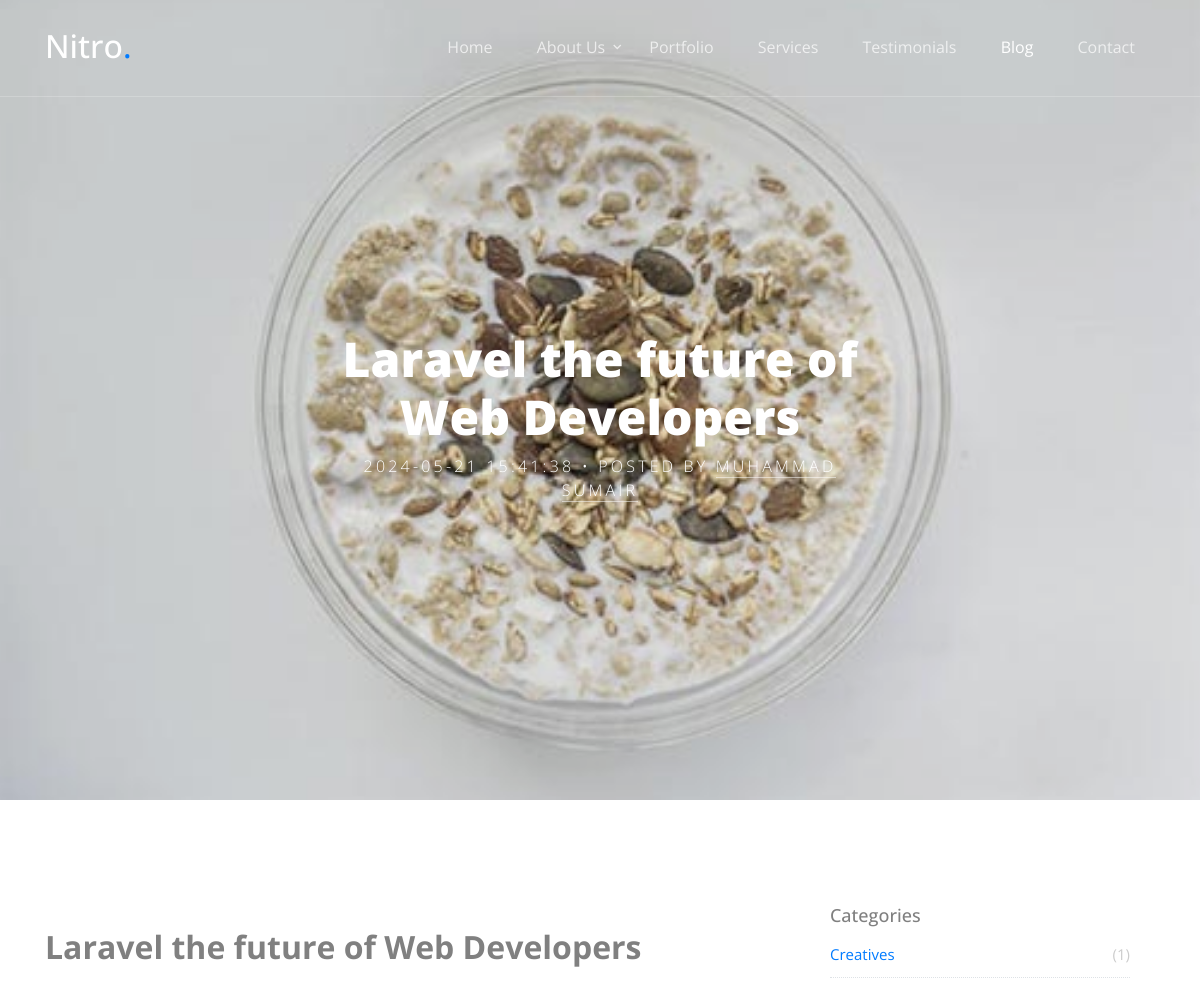
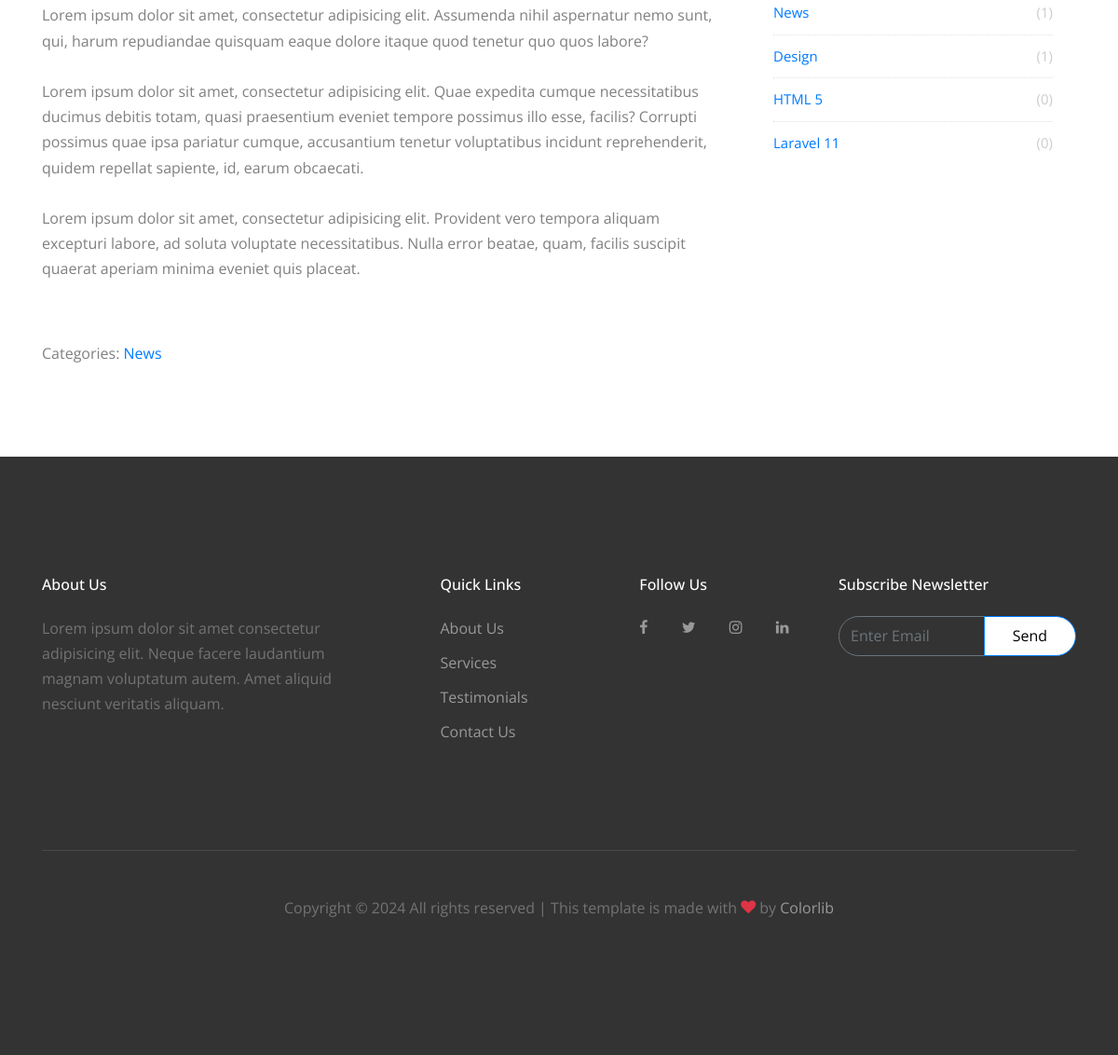
The app's page /blog-post.php?id=3 with its own data (2 pictures, top to bottom).
### tables this page shows
CREATE TABLE `blog_section` (
  `blog_id` int(11) NOT NULL AUTO_INCREMENT,
  `title` varchar(70) DEFAULT NULL,
  `blog_para` text DEFAULT NULL,
  `upload_by` varchar(20) DEFAULT NULL,
  `blog_img` varchar(255) DEFAULT NULL,
  `blogcat_id` int(11) NOT NULL,
  `publish_date` timestamp NOT NULL DEFAULT current_timestamp() ON UPDATE current_timestamp(),
  `status` int(1) NOT NULL DEFAULT 1,
  PRIMARY KEY (`blog_id`)
);

CREATE TABLE `blog_categories` (
  `blogImg_id` int(11) NOT NULL AUTO_INCREMENT,
  `blog_cat` varchar(20) DEFAULT NULL,
  `status` int(1) NOT NULL DEFAULT 1,
  PRIMARY KEY (`blogImg_id`)
);

### blog-post.php (the view, shortened to what this page needs)
<?php require 'include/db_conn.php';
  $id = $_GET['id'];
?>
<!DOCTYPE html>
<html lang="en">
  <head>
    <link rel="stylesheet" href="assets-nitro/fonts/icomoon/style.css" />
    <link rel="stylesheet" href="assets-nitro/css/bootstrap.min.css" />
    <link rel="stylesheet" href="assets-nitro/css/jquery-ui.css" />
    <link rel="stylesheet" href="assets-nitro/css/owl.carousel.min.css" />
    <link rel="stylesheet" href="assets-nitro/css/owl.theme.default.min.css" />
    <link rel="stylesheet" href="assets-nitro/css/owl.theme.default.min.css" />
    <link rel="stylesheet" href="assets-nitro/css/jquery.fancybox.min.css" />
    <link rel="stylesheet" href="assets-nitro/css/bootstrap-datepicker.css" />
    <link
      rel="stylesheet"
      href="assets-nitro/fonts/flaticon/font/flaticon.css"
    />
    <link rel="stylesheet" href="assets-nitro/css/aos.css" />
    <link rel="stylesheet" href="assets-nitro/css/style.css" />
  </head>
  <body data-spy="scroll" data-target=".site-navbar-target" data-offset="300">
    <div class="site-wrap">
      <header
        class="site-navbar py-4 js-sticky-header site-navbar-target"
        role="banner"
      >
        <div class="container">
          <div class="row align-items-center">
            <div class="col-6 col-xl-2">
              <h1 class="mb-0 site-logo">
                <a href="index.php" class="h2 mb-0"
                  >Nitro<span class="text-primary">.</span>
                </a>
              </h1>
            </div>
            <div class="col-12 col-md-10 d-none d-xl-block">
              <nav
                class="site-navigation position-relative text-right"
                role="navigation"
              >
                <ul
                  class="site-menu main-menu js-clone-nav mr-auto d-none d-lg-block"
                >
                  <li>
                    <a href="index.php#home-section" class="nav-link">Home</a>
                  </li>
                  <li class="has-children">
                    <a href="index.php#about-section" class="nav-link"
                      >About Us</a
                    >
                  </li>
                  <li>
                    <a href="index.php#portfolio-section" class="nav-link"
                      >Portfolio</a
                    >
                  </li>
                  <li>
                    <a href="index.php#services-section" class="nav-link"
                      >Services</a
                    >
                  </li>
                  <li>
                    <a href="index.php#testimonials-section" class="nav-link"
                      >Testimonials</a
                    >
                  </li>
                  <li>
                    <a href="index.php#blog-section" class="nav-link active"
                      >Blog</a
                    >
                  </li>
                  <li>
                    <a href="index.php#contact-section" class="nav-link"
                      >Contact</a
                    >
                  </li>
                </ul>
              </nav>
            </div>
          </div>
        </div>
      </header>
      <?php
    $sql = "SELECT * FROM blog_section WHERE status = 1 AND blog_id = $id ORDER BY publish_date DESC";
    $result = $conn->query($sql);
    while ($row = $result->fetch_assoc()) {
?>
      <div
        class="site-blocks-cover overlay"
        style="background-image: url(<?php echo $row['blog_img'] ?>)"
        data-aos="fade"
      >
        <div class="container">
          <div class="row align-items-center justify-content-center">
            <div class="col-md-6 mt-lg-5 text-center">
              <h1><?php echo $row['title']; ?></h1>
              <p class="post-meta">
                <?php echo $row['publish_date'] ?> &bull; Posted by <a href="#"><?php echo $row['upload_by'] ?></a>
              </p>
            </div>
          </div>
        </div>
      </div>
      <section class="site-section">
        <div class="container">
          <div class="row">
            <div class="col-md-8 blog-content">
              <h2>
              <strong><?php echo nl2br($row['title']); ?></strong>
              </h2>
              <div class="mt-4">
                <p>
                  <?php echo nl2br($row['blog_para']); ?>
                </p>
              </div>
              <?php
$blog_cat_query = "SELECT
                      blog_categories.blog_cat
                    FROM
                      blog_section
                    INNER JOIN
                      blog_categories
                    ON
                      blog_section.blogcat_id = blog_categories.blogImg_id
                    WHERE
                      blog_section.blog_id = $id";
$blog_cat_result = $conn->query($blog_cat_query);
if ($blog_cat_result->num_rows > 0) {
    $categories = array();
    while ($blog_cat_row = $blog_cat_result->fetch_assoc()) {
        $categories[] = $blog_cat_row['blog_cat'];
    }
?>
<div class="pt-5">
    <p>
        Categories:
        <?php foreach ($categories as $category): ?>
            <a href="#"><?php echo htmlspecialchars($category); ?></a>
        <?php endforeach; ?>
    </p>
</div>
<?php
}
?>
            </div>
            <div class="col-md-4 sidebar">
              <?php
$categories = [];
$sql = "
    SELECT
        bc.blogImg_id,
        bc.blog_cat,
        COUNT(bs.blogcat_id) AS post_count
    FROM
        blog_categories bc
    LEFT JOIN
        blog_section bs
    ON
        bc.blogImg_id = bs.blogcat_id
    WHERE
        bc.status = 1
    GROUP BY
        bc.blogImg_id, bc.blog_cat
";
$result = $conn->query($sql);
if ($result->num_rows > 0) {
    while ($row = $result->fetch_assoc()) {
        $categories[] = $row;
    }
}
?>
<div class="sidebar-box">
    <div class="categories">
        <h3>Categories</h3>
        <?php foreach ($categories as $category): ?>
            <li>
                <a href="#">
                    <?php echo htmlspecialchars($category['blog_cat']); ?>
                    <span>(<?php echo $category['post_count']; ?>)</span>
                </a>
            </li>
        <?php endforeach; ?>
    </div>
</div>
          </div>
        </div>
      </section>
    <?php }  ?>
      <footer class="site-footer">
        <div class="container">
          <div class="row">
            <div class="col-md-9">
              <div class="row">
                <div class="col-md-5">
                  <h2 class="footer-heading mb-4">About Us</h2>
                  <p>
                    Lorem ipsum dolor sit amet consectetur adipisicing elit.
                    Neque facere laudantium magnam voluptatum autem. Amet
                    aliquid nesciunt veritatis aliquam.
                  </p>
                </div>
                <div class="col-md-3 ml-auto">
                  <h2 class="footer-heading mb-4">Quick Links</h2>
                  <ul class="list-unstyled">
                    <li>
                      <a href="#about-section" class="smoothscroll">About Us</a>
                    </li>
                    <li>
                      <a href="#services-section" class="smoothscroll"
                        >Services</a
                      >
                    </li>
                    <li>
                      <a href="#testimonials-section" class="smoothscroll"
                        >Testimonials</a
                      >
                    </li>
                    <li>
                      <a href="#contact-section" class="smoothscroll"
                        >Contact Us</a
                      >
                    </li>
                  </ul>
                </div>
                <div class="col-md-3">
                  <h2 class="footer-heading mb-4">Follow Us</h2>
                  <a href="#" class="pl-0 pr-3"
                    ><span class="icon-facebook"></span
                  ></a>
                  <a href="#" class="pl-3 pr-3"
                    ><span class="icon-twitter"></span
                  ></a>
                  <a href="#" class="pl-3 pr-3"
                    ><span class="icon-instagram"></span
                  ></a>
                  <a href="#" class="pl-3 pr-3"
                    ><span class="icon-linkedin"></span
                  ></a>
                </div>
              </div>
            </div>
            <div class="col-md-3">
              <h2 class="footer-heading mb-4">Subscribe Newsletter</h2>
              <form action="#" method="post" class="footer-subscribe">
                <div class="input-group mb-3">
                  <input
                    type="text"
                    class="form-control border-secondary text-white bg-transparent"
                    placeholder="Enter Email"
                    aria-label="Enter Email"
                    aria-describedby="button-addon2"
                  />
                  <div class="input-group-append">
                    <button
                      class="btn btn-primary text-black"
                      type="button"
                      id="button-addon2"
                    >
                      Send
                    </button>
                  </div>
                </div>
              </form>
            </div>
          </div>
          <div class="row pt-5 mt-5 text-center">
            <div class="col-md-12">
              <div class="border-top pt-5">
                <p>
                  Copyright &copy;
                  All rights reserved | This template is made with
                  <i class="icon-heart text-danger" aria-hidden="true"></i> by
                  <a href="https://colorlib.com" target="_blank">Colorlib</a>
                </p>
              </div>
            </div>
          </div>
        </div>
      </footer>
    </div>
  </body>
</html>

### records on screen
blog_section: blog_img (picture), title "Laravel the future of Web Developers", publish_date "2024-05-21 15:41:38", upload_by "MUHAMMAD SUMAIR", blog_para "Lorem ipsum dolor sit amet, consectetur adipisicing elit. Assumenda nihil aspernatur nemo sunt, qui, harum repudiandae quisquam eaque dolore itaque quod tenetur quo quos labore? Lorem ipsum dolor sit amet, consectetur adipisicing elit. Quae expedita cumque necessitatibus ducimus debitis totam, quasi praesentium eveniet tempore possimus illo esse, facilis? Corrupti possimus quae ipsa pariatur cumque, accusantium tenetur voluptatibus incidunt reprehenderit, quidem repellat sapiente, id, earum obcaecati. Lorem ipsum dolor sit amet, consectetur adipisicing elit. Provident vero tempora aliquam excepturi labore, ad soluta voluptate necessitatibus. Nulla error beatae, quam, facilis suscipit…", category "News"
blog_categories: blog_cat "Creatives", post_count "1"
blog_categories: blog_cat "News", post_count "1"
blog_categories: blog_cat "Design", post_count "1"
blog_categories: blog_cat "HTML 5", post_count "0"
blog_categories: blog_cat "Laravel 11", post_count "0"
